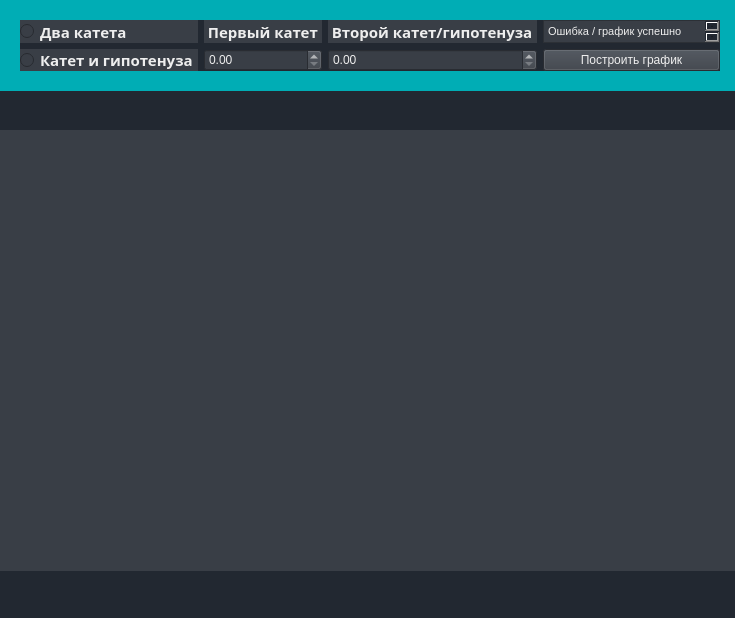
<?xml version="1.0" encoding="UTF-8"?>
<ui version="4.0">
 <class>MainWindow</class>
 <widget class="QMainWindow" name="MainWindow">
  <property name="geometry">
   <rect>
    <x>0</x>
    <y>0</y>
    <width>735</width>
    <height>618</height>
   </rect>
  </property>
  <property name="windowTitle">
   <string>MainWindow</string>
  </property>
  <property name="styleSheet">
   <string notr="true">background-color: rgb(34, 40, 49);</string>
  </property>
  <widget class="QWidget" name="centralwidget">
   <widget class="QWidget" name="gridLayoutWidget">
    <property name="geometry">
     <rect>
      <x>20</x>
      <y>20</y>
      <width>700</width>
      <height>51</height>
     </rect>
    </property>
    <layout class="QGridLayout" name="gridLayout">
     <item row="0" column="3">
      <widget class="QTextEdit" name="textEdit">
       <property name="styleSheet">
        <string notr="true">background-color: rgb(57, 62, 70);
color: rgb(238, 238, 238);</string>
       </property>
       <property name="html">
        <string>&lt;!DOCTYPE HTML PUBLIC &quot;-//W3C//DTD HTML 4.0//EN&quot; &quot;http://www.w3.org/TR/REC-html40/strict.dtd&quot;&gt;
&lt;html&gt;&lt;head&gt;&lt;meta name=&quot;qrichtext&quot; content=&quot;1&quot; /&gt;&lt;style type=&quot;text/css&quot;&gt;
p, li { white-space: pre-wrap; }
&lt;/style&gt;&lt;/head&gt;&lt;body style=&quot; font-family:'MS Shell Dlg 2'; font-size:8.25pt; font-weight:400; font-style:normal;&quot;&gt;
&lt;p style=&quot; margin-top:0px; margin-bottom:0px; margin-left:0px; margin-right:0px; -qt-block-indent:0; text-indent:0px;&quot;&gt;Ошибка / график успешно построен &lt;/p&gt;&lt;/body&gt;&lt;/html&gt;</string>
       </property>
      </widget>
     </item>
     <item row="0" column="0">
      <widget class="QRadioButton" name="radioButton_3">
       <property name="font">
        <font>
         <family>Eras Demi ITC</family>
         <pointsize>11</pointsize>
         <weight>75</weight>
         <italic>false</italic>
         <bold>true</bold>
        </font>
       </property>
       <property name="cursor">
        <cursorShape>ArrowCursor</cursorShape>
       </property>
       <property name="contextMenuPolicy">
        <enum>Qt::DefaultContextMenu</enum>
       </property>
       <property name="acceptDrops">
        <bool>false</bool>
       </property>
       <property name="layoutDirection">
        <enum>Qt::LeftToRight</enum>
       </property>
       <property name="autoFillBackground">
        <bool>false</bool>
       </property>
       <property name="styleSheet">
        <string notr="true">background-color: rgb(57, 62, 70);
color: rgb(238, 238, 238);</string>
       </property>
       <property name="text">
        <string>Два катета</string>
       </property>
       <property name="checkable">
        <bool>true</bool>
       </property>
       <property name="checked">
        <bool>false</bool>
       </property>
      </widget>
     </item>
     <item row="0" column="2">
      <widget class="QLabel" name="label_4">
       <property name="enabled">
        <bool>true</bool>
       </property>
       <property name="font">
        <font>
         <family>Eras Demi ITC</family>
         <pointsize>11</pointsize>
         <weight>75</weight>
         <bold>true</bold>
        </font>
       </property>
       <property name="styleSheet">
        <string notr="true">background-color: rgb(57, 62, 70);
color: rgb(238, 238, 238);</string>
       </property>
       <property name="text">
        <string> Второй катет/гипотенуза </string>
       </property>
       <property name="margin">
        <number>5</number>
       </property>
      </widget>
     </item>
     <item row="0" column="1">
      <widget class="QLabel" name="label_3">
       <property name="enabled">
        <bool>true</bool>
       </property>
       <property name="font">
        <font>
         <family>Eras Demi ITC</family>
         <pointsize>11</pointsize>
         <weight>75</weight>
         <bold>true</bold>
        </font>
       </property>
       <property name="styleSheet">
        <string notr="true">background-color: rgb(57, 62, 70);
color: rgb(238, 238, 238);</string>
       </property>
       <property name="text">
        <string> Первый катет </string>
       </property>
       <property name="margin">
        <number>5</number>
       </property>
      </widget>
     </item>
     <item row="1" column="0">
      <widget class="QRadioButton" name="radioButton_4">
       <property name="font">
        <font>
         <family>Eras Demi ITC</family>
         <pointsize>11</pointsize>
         <weight>75</weight>
         <bold>true</bold>
        </font>
       </property>
       <property name="styleSheet">
        <string notr="true">background-color: rgb(57, 62, 70);
color: rgb(238, 238, 238);</string>
       </property>
       <property name="text">
        <string>Катет и гипотенуза</string>
       </property>
      </widget>
     </item>
     <item row="1" column="3">
      <widget class="QPushButton" name="pushButton">
       <property name="styleSheet">
        <string notr="true">background-color: rgb(57, 62, 70);
color: rgb(238, 238, 238);</string>
       </property>
       <property name="text">
        <string>Построить график</string>
       </property>
      </widget>
     </item>
     <item row="1" column="1">
      <widget class="QDoubleSpinBox" name="doubleSpinBox">
       <property name="styleSheet">
        <string notr="true">background-color: rgb(57, 62, 70);
color: rgb(238, 238, 238);</string>
       </property>
      </widget>
     </item>
     <item row="1" column="2">
      <widget class="QDoubleSpinBox" name="doubleSpinBox_2">
       <property name="styleSheet">
        <string notr="true">background-color: rgb(57, 62, 70);
color: rgb(238, 238, 238);</string>
       </property>
      </widget>
     </item>
    </layout>
    <zorder>radioButton_3</zorder>
    <zorder>pushButton</zorder>
    <zorder>radioButton_4</zorder>
    <zorder>label_3</zorder>
    <zorder>textEdit</zorder>
    <zorder>label_4</zorder>
    <zorder>doubleSpinBox</zorder>
    <zorder>doubleSpinBox_2</zorder>
   </widget>
   <widget class="QLabel" name="label_2">
    <property name="geometry">
     <rect>
      <x>-50</x>
      <y>0</y>
      <width>1101</width>
      <height>91</height>
     </rect>
    </property>
    <property name="styleSheet">
     <string notr="true">background-color: rgb(0, 173, 181);</string>
    </property>
    <property name="text">
     <string/>
    </property>
   </widget>
   <widget class="QLabel" name="label">
    <property name="geometry">
     <rect>
      <x>-40</x>
      <y>130</y>
      <width>831</width>
      <height>441</height>
     </rect>
    </property>
    <property name="styleSheet">
     <string notr="true">background-color: rgb(57, 62, 70);</string>
    </property>
    <property name="text">
     <string/>
    </property>
   </widget>
   <zorder>label_2</zorder>
   <zorder>gridLayoutWidget</zorder>
   <zorder>label</zorder>
  </widget>
  <widget class="QStatusBar" name="statusbar"/>
 </widget>
 <resources/>
 <connections/>
</ui>
